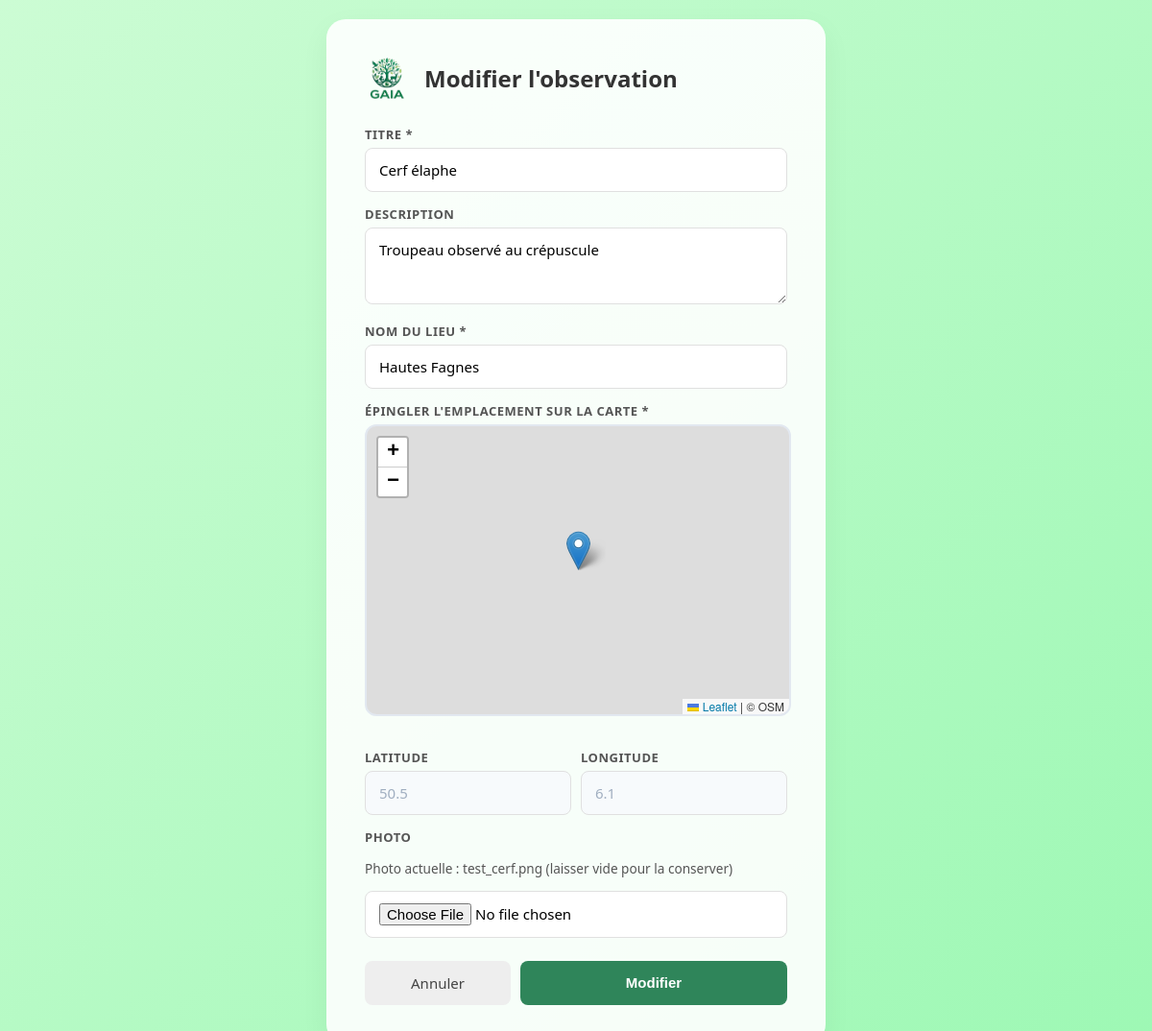
Page /post/5/edit (signed in) on the committed database.
### tables this page shows
CREATE TABLE Posts (
    Id INTEGER PRIMARY KEY AUTOINCREMENT,
    Titre text NOT NULL ,
    Description TEXT,
    Commentaire TEXT ,
    Date TIMESTAMP NOT NULL,
    Localisation TEXT NOT NULL,
    Latitude REAL NOT NULL,
    Longitude REAL NOT NULL,
    Badges INTEGER ,
    Username TEXT NOT NULL,
    Photo TEXT NOT NULL,
    is_verified INTEGER DEFAULT 0
);

### app/routes/main.py (the view, shortened to what this page needs)
@main_bp.route("/post/<int:post_id>/edit", methods=["GET", "POST"])
@login_required
def edit_post(post_id):
    db = get_db()
    post = db.execute(
        "SELECT Id, Titre, Description, Localisation, Latitude, Longitude, Photo, Username FROM Posts WHERE Id = ?",
        (post_id,),
    ).fetchone()
    if post is None:
        flash("Post introuvable.")
        return redirect(url_for("main.index"))
    if current_user.Username != post["Username"] and current_user.Role != "Admin":
        flash("Action non autorisée.")
        return redirect(url_for("main.index"))
    return render_template("publish.html", post=post)

### app/__init__.py (called while the page is built)
def create_app():
    app = Flask(__name__)
    app.config["SECRET_KEY"] = os.environ.get("SECRET_KEY", "Gaia")
    login_manager = LoginManager()
    login_manager.init_app(app)
    login_manager.login_view = "auth.login"
    @login_manager.user_loader
    def load_user(user_id):
        from app.db import get_db
        from app.models import User
        db = get_db()
        user = db.execute("SELECT * FROM Users WHERE Id = ?", (user_id,)).fetchone()
        if user:
            return User(user["Id"], user["Username"], user["Email"], user["Role"])
        return None
    app.teardown_appcontext(close_db)
    from app.routes.auth import auth_bp
    from app.routes.main import main_bp
    app.register_blueprint(main_bp)
    app.register_blueprint(auth_bp)
    with app.app_context():
        db = get_db()
        init_schema(db)
        init_animals()
    return app

### app/db.py (called while the page is built)
def get_db():
    if "db" not in g:
        g.db = sqlite3.connect(DATABASE, detect_types=sqlite3.PARSE_DECLTYPES)
        g.db.row_factory = sqlite3.Row
    return g.db

### app/templates/publish.html (shortened to what this page needs)
<!doctype html>
<html lang="fr">
    <head>
        <link
            rel="stylesheet"
            href="https://unpkg.com/leaflet@1.9.4/dist/leaflet.css"
        />
        <link
            rel="stylesheet"
            href="{{ url_for('static', filename='css/publish.css') }}"
        />
    </head>
    <body>
        <div class="container">
            <div class="header">
                <img
                    src="{{ url_for('static', filename='Logo.png') }}"
                    alt="GAIA Logo"
                    onerror="this.style.display = 'none'"
                />
                <h1>{{ "Modifier l'observation" if post else "Nouvelle observation" }}</h1>
            </div>
            <form method="post" enctype="multipart/form-data">
                <div class="suggestions-container">
                    <label for="Titre">Titre *</label>
                    <input
                        type="text"
                        id="Titre"
                        name="Titre"
                        placeholder="Ex: Renard roux"
                        value="{{ post.Titre if post else '' }}"
                        autocomplete="off"
                        required
                    />
                </div>
                <label for="Description">Description</label>
                <textarea
                    id="Description"
                    name="Description"
                    placeholder="Décrivez votre observation..."
                >{{ post.Description if post else '' }}</textarea>
                <label for="Localisation">Nom du lieu *</label>
                <input
                    type="text"
                    id="Localisation"
                    name="Localisation"
                    placeholder="Ex: Forêt de Soignes"
                    value="{{ post.Localisation if post else '' }}"
                    required
                />
                <label>Épingler l'emplacement sur la carte *</label>
                <div id="map-picker"></div>
                <div class="coords">
                    <div>
                        <label for="Latitude">Latitude</label>
                        <input
                            type="number"
                            id="Latitude"
                            name="Latitude"
                            step="any"
                            placeholder="Auto-rempli"
                            value="{{ post.Latitude if post else '' }}"
                            readonly
                            required
                        />
                    </div>
                    <div>
                        <label for="Longitude">Longitude</label>
                        <input
                            type="number"
                            id="Longitude"
                            name="Longitude"
                            step="any"
                            placeholder="Auto-rempli"
                            value="{{ post.Longitude if post else '' }}"
                            readonly
                            required
                        />
                    </div>
                </div>
                <label for="Photo">Photo {% if not post %}*{% endif %}</label>
                {% if post and post.Photo %}
                <p style="font-size:0.85em; color:#555;">Photo actuelle : {{ post.Photo }} (laisser vide pour la conserver)</p>
                {% endif %}
                <input
                    type="file"
                    id="Photo"
                    name="Photo"
                    accept="image/*"
                    {{ 'required' if not post else '' }}
                />
                <div class="button-group">
                    <a href="{{ url_for('main.index') }}" class="btn-back"
                        >Annuler</a
                    >
                    <button type="submit">{{ "Modifier" if post else "Publier" }}</button>
                </div>
            </form>
        </div>
    </body>
</html>

### app/static/css/publish.css (style rules this page uses)
body { display: flex; align-items: center; justify-content: center; min-height: 100vh; margin: 0; padding: 20px; background: linear-gradient(135deg, #ccfcd4 0%, #9df8b4 100%); font-family: "Segoe UI", Tahoma, Geneva, Verdana, sans-serif; box-sizing: border-box; }
.container { background-color: rgba(255, 255, 255, 0.9); padding: 40px; border-radius: 20px; box-shadow: 0 10px 30px rgba(0, 0, 0, 0.05); width: 100%; max-width: 520px; box-sizing: border-box; }
.header { display: flex; align-items: center; gap: 14px; margin-bottom: 28px; }
.header img { width: 48px; height: auto; }
h1 { font-size: 1.5rem; font-weight: 600; color: #333; margin: 0; }
label { display: block; font-size: 13px; font-weight: 600; color: #555; margin-bottom: 5px; margin-top: 14px; text-transform: uppercase; letter-spacing: 0.04em; }
input[type="text"], input[type="number"], textarea, input[type="file"] { width: 100%; padding: 12px 14px; border: 1px solid #e0e0e0; border-radius: 8px; background-color: #fff; font-size: 15px; font-family: inherit; box-sizing: border-box; outline: none; transition: border-color 0.2s; }
textarea { resize: vertical; min-height: 80px; }
.coords { display: flex; gap: 10px; }
.coords > div { flex: 1; }
.button-group { display: flex; gap: 10px; margin-top: 24px; }
button[type="submit"] { flex: 2; padding: 13px; border: none; border-radius: 8px; background-color: #2f855a; color: white; font-size: 15px; font-weight: 600; cursor: pointer; transition: background 0.2s; }
.btn-back { flex: 1; padding: 13px; border: none; border-radius: 8px; background-color: #eee; color: #444; font-size: 15px; font-weight: 500; cursor: pointer; text-decoration: none; text-align: center; transition: background 0.2s; }
#map-picker { height: 300px; width: 100%; border-radius: 12px; margin-bottom: 20px; border: 2px solid #e2e8f0; cursor: crosshair; }
.suggestions-container { position: relative; width: 100%; }
.coords input[readonly] { background-color: #f7fafc; color: #a0aec0; cursor: not-allowed; }

### rows in the picture
Posts: Titre "Cerf élaphe", Description "Troupeau observé au crépuscule", Localisation "Hautes Fagnes", Latitude "50.5", Longitude "6.1", Photo "test_cerf.png"

### other values in the picture
{{ "Modifier l'observation" if post else "Nouvelle observation" }} "Modifier l'observation"
{{ "Modifier" if post else "Publier" }} "Modifier"
